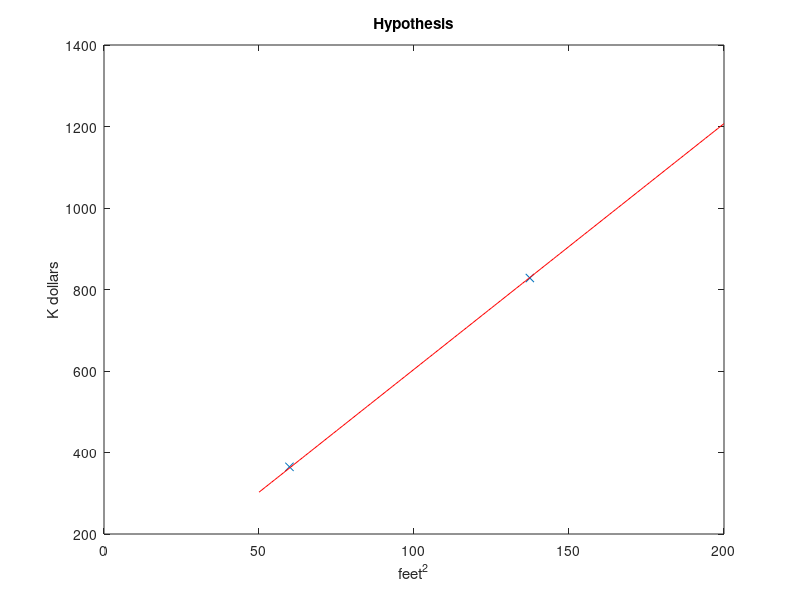
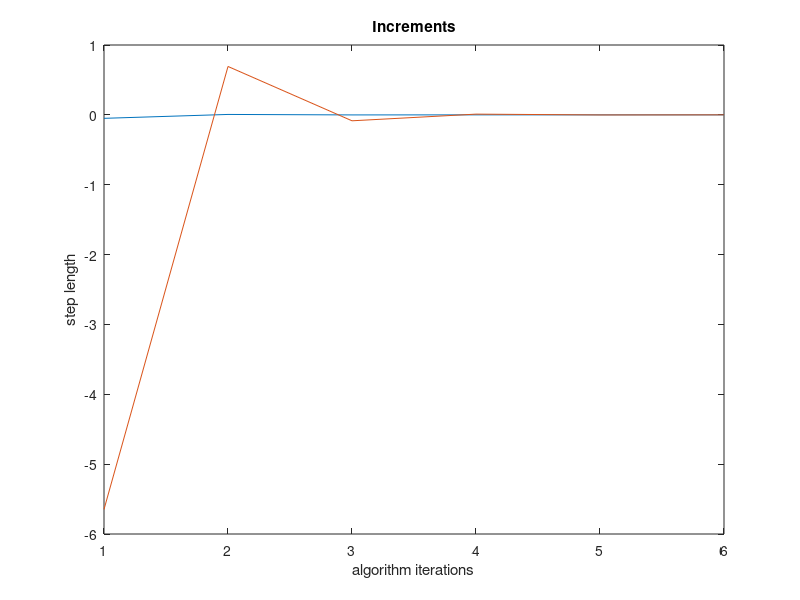
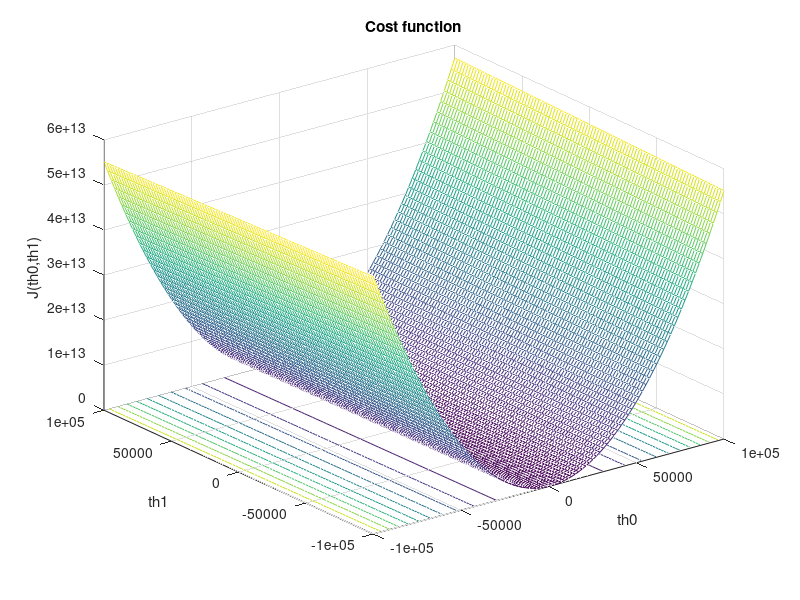

Here is the MATLAB script that generated these plots, in order:
%%%%%%%%%%%%%%%%%%%%%%%%%%%%%%%%%%%%%%%%%%%%%%%%%%%%%%%%%%%%%%%%%%%%%%%%%%%%%
%
% Gradient Descent algorithm for Cost Function optimization in Linear
% Regression.
%
%
% Lectures: II. Linear Regression With One Variable
%
%     http://www.ml-class.org/course/video/list
%
%
% First time I touch GNU Octave and first time I do numerical computations, so
% bear with me.
%
%
% For comments, corrections and improvements:
%
%     https://github.com/rjack/ml-class/issues
%
%
% This work is released under the WTFPL:
%
%     http://sam.zoy.org/wtfpl/COPYING
%
%%%%%%%%%%%%%%%%%%%%%%%%%%%%%%%%%%%%%%%%%%%%%%%%%%%%%%%%%%%%%%%%%%%%%%%%%%%%%


m = 2;
x_min = 50;
x_max = 200;

alpha = 0.0001;




function [th0_step, th1_step] = gradient_descent_step(th0, th1, xs, ys, m, alpha)

% usage: gradient_descent_step (th0, th1, xs, ys, m, alpha)
%
% This function computes the values th0_step and th1_step that must be
% subtracted respectively from theta zero and theta one in order to move them
% nearer the minimum of the cost function.

	distances = (th0 + th1 * xs) - ys;

	th0_step = alpha * sum(distances) / m;
	th1_step = alpha * sum(distances .* xs) / m;

endfunction


function j = cost (th0, th1, xs, ys, m)

% usage: cost (th0, th1, xs, ys, m)
%
% Compute the cost function J.

	distances = (th0 + th1 * xs) - ys;

	j = sum(distances.^2) / (2 * m);

endfunction




function res = converge (dx, dy, small_enough = 0)

% usage:  converge (dx, dy)
%         converge (dx, dy, threshold)
%
% This function returns true if dx and dy are converging. Used to stop the
% gradient_descent_step iterations.
%
% It's useful to experiment for different values of threshold: small values
% of threshold mean more iterations in order to converge.
%
% If threshold is not specified, zero is assumed.

	if (abs(dx) <= small_enough && abs(dy) <= small_enough)
		res = true;
	else
		res = false;
	endif

endfunction




%
% Examples are randomly generated.
%

xs = x_min + rand(1, m) * (x_max - x_min);
fuzzyness = -xs + 2 .* xs .* rand(1, m);
ys = 12 + 5 * xs + fuzzyness;


%
% Thetas. TODO: experiment with different values.
%
th0 = 1;
th1 = 1;


%
% Scatterplot of data.
%
figure;
plot(xs, ys, "x");
hold on;


%
% Gradient Descent.
% Call gradient_descent_step until values converge.
%
tries_left = max_tries = 1000;
th0_steps = [];
th1_steps = [];
while (tries_left--)

	[th0_step, th1_step] = gradient_descent_step(th0, th1, xs, ys, m, alpha);
	% TODO: try converge with different alpha thresholds.
	if (converge(th0_step, th1_step, alpha))
		break;
	else
		th0 = th0 - th0_step;
		th1 = th1 - th1_step;

		% save the step values, so we can plot them in the end.
		th0_steps(end + 1) = th0_step;
		th1_steps(end + 1) = th1_step;

		if (isnan(th0) || isnan(th1))
			printf("Diverged\n");
			break;
		endif
	endif
endwhile

number_of_tries = length(th0_steps);

%
% Plot the hypothesis that minimizes the cost function
%
plot(x_min:x_max, th0 + th1 * (x_min:x_max), "r");
title("Hypothesis");
xlabel("feet^2");
ylabel("K dollars");

%
% Plot the increments so we can see how they converge / diverge
%
figure;
plot(1:number_of_tries, th0_steps, th1_steps);
title("Increments");
xlabel("algorithm iterations");
ylabel("step length");

%
% Plot the cost function for the given set of examples
%
% TODO: learn from this guy: http://www.ml-class.org/course/qna/view?id=68
figure;
tx = ty = linspace(-100000, 100000, 100);
tz = zeros(length(tx), length(ty));
for row = 1:length(tx)
	for col = 1:length(ty)
		tz(row,col) = cost(tx(row), ty(col), xs, ys, m);
	endfor
endfor
meshc(tx, ty, tz);
title("Cost function");
xlabel("th0");
ylabel("th1");
zlabel("J(th0,th1)");

printf("After %d iterations (out of %d)\n", number_of_tries, max_tries);
printf("th0 = %g\n", th0);
printf("th1 = %g\n", th1);
